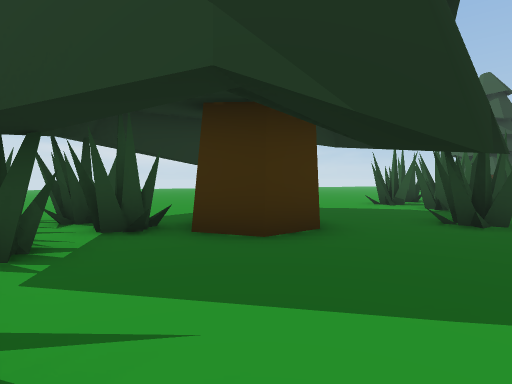
[1] (above)

24 first-person views from a walk through a 3-D level made in the Unity game engine. The camera is 1.4 m above the floor, tilts 2° down and sees 80° across. The floor is counted in squares, 2 m on a side. Each view is taken from the middle of a square. On the plan, view 1 faces up. The plan holds only what a view shows up to about 10 squares ahead; the rest is blank. The place goes on beyond the plan. Some animated figures are not drawn.

[2]
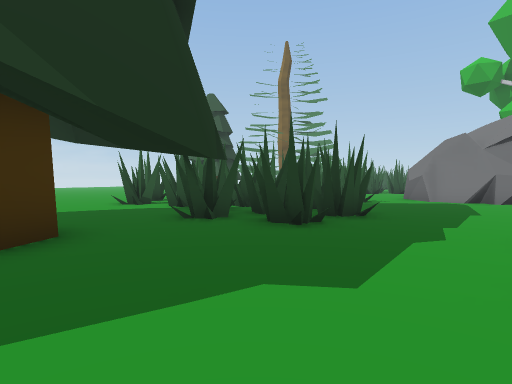

[3]
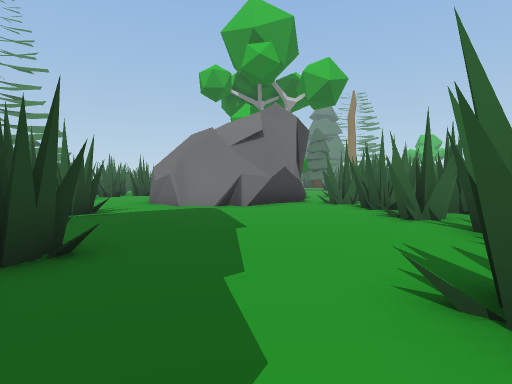

[4]
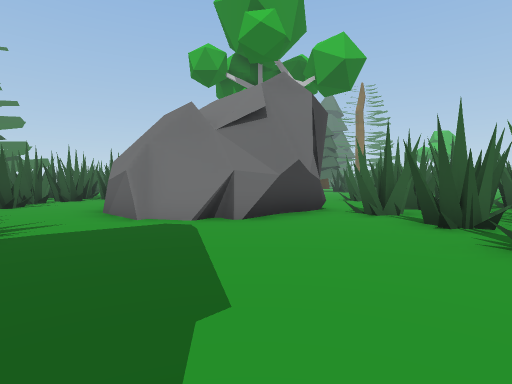

[5]
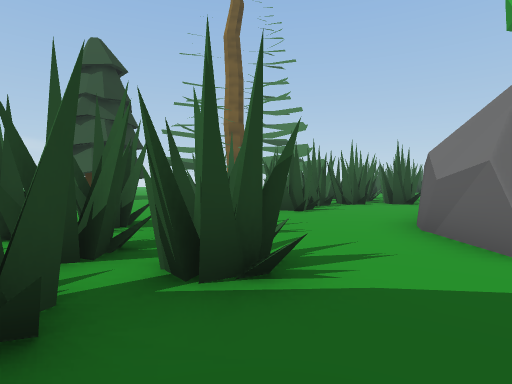

[6]
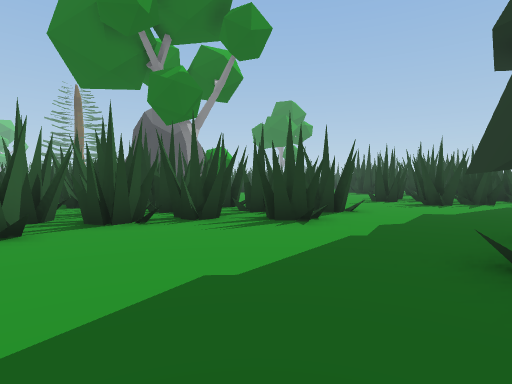

[7]
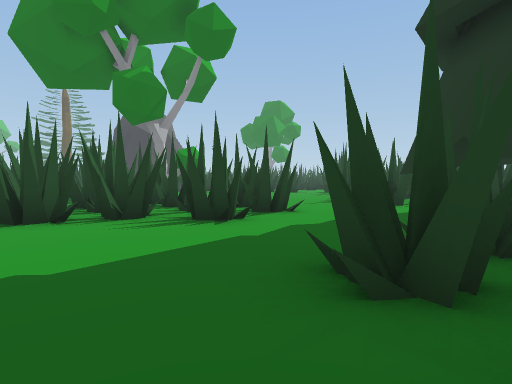

[8]
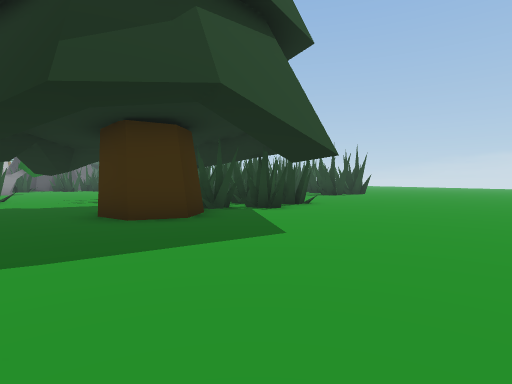

[9]
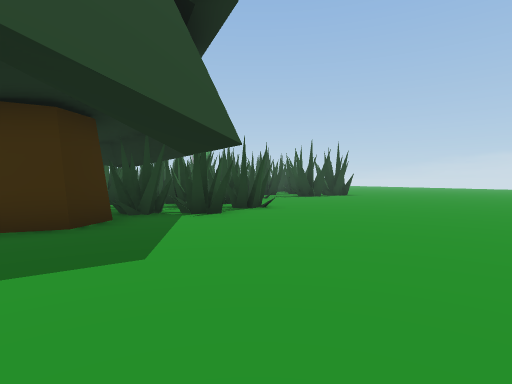

[10]
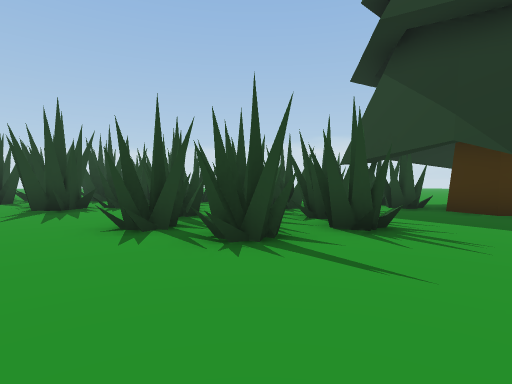

[11]
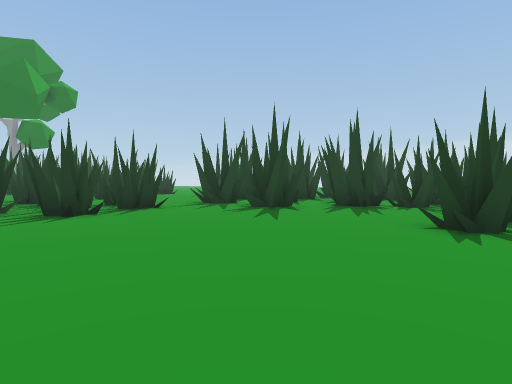

[12]
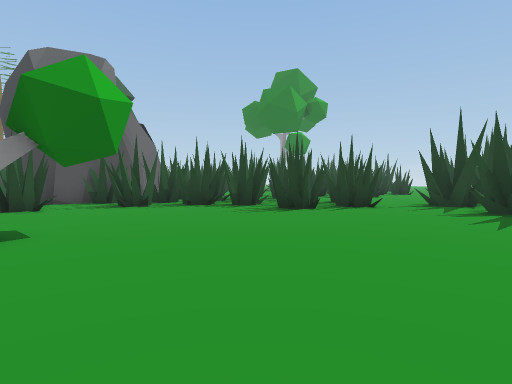

[13]
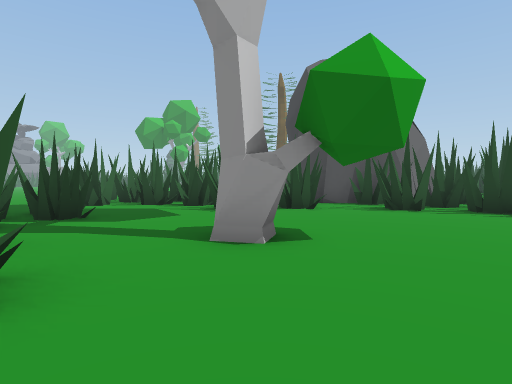

[14]
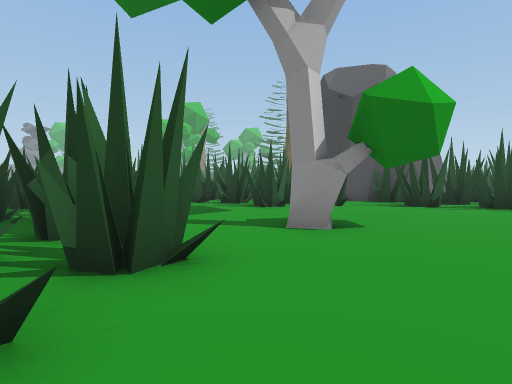

[15]
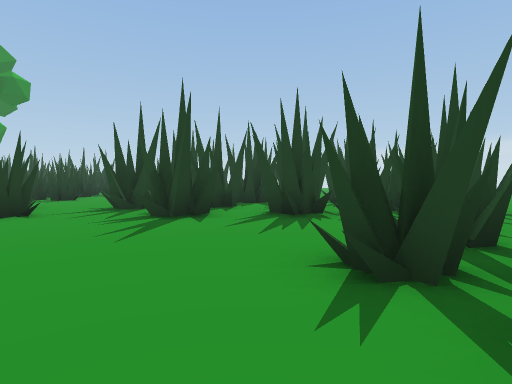

[16]
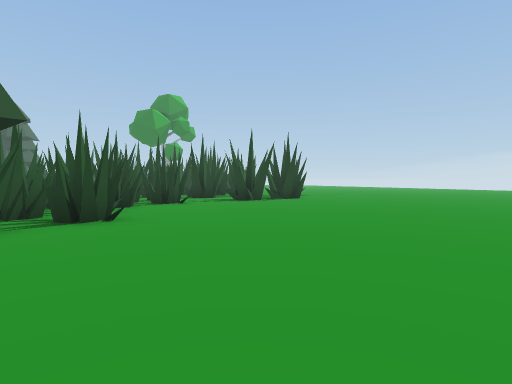

[17]
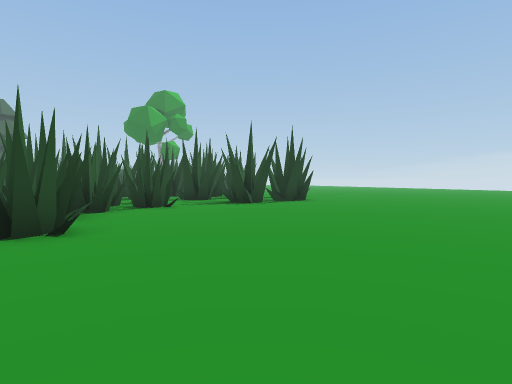

[18]
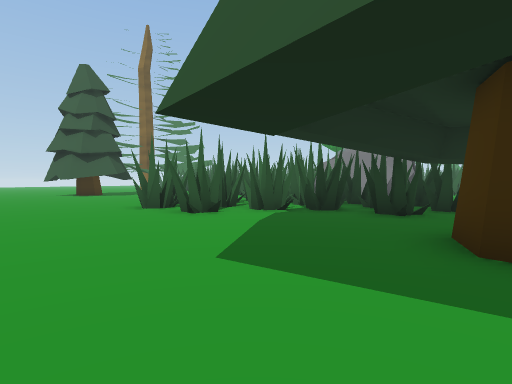

[19]
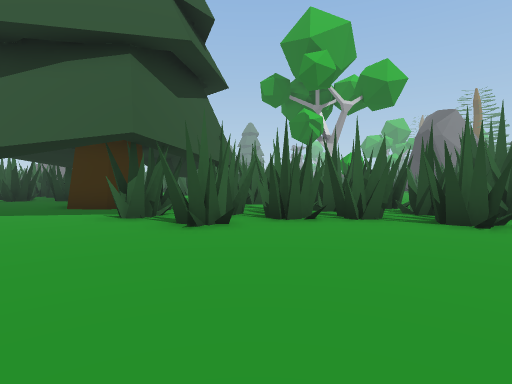

[20]
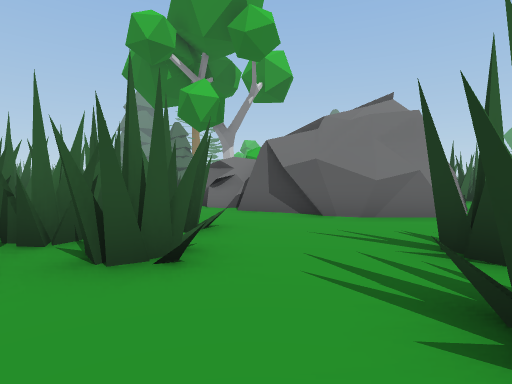

[21]
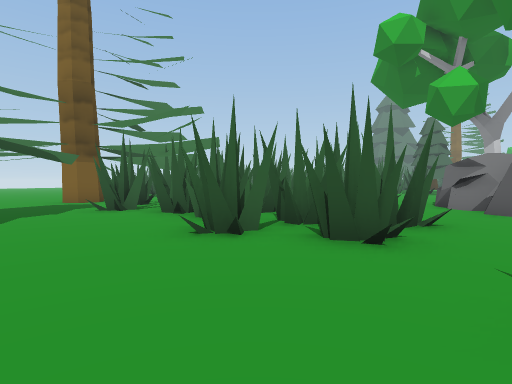

[22]
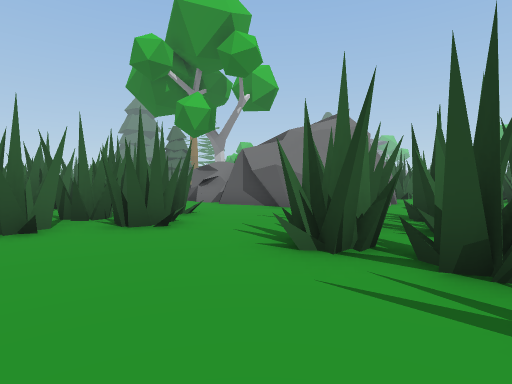

[23]
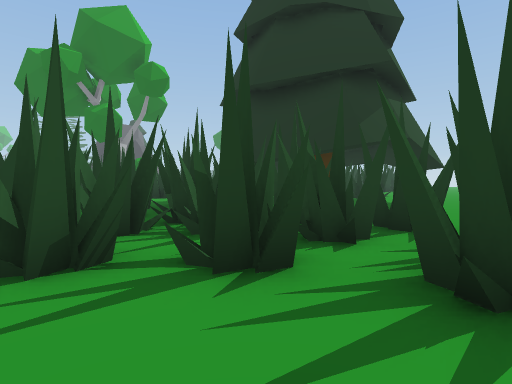

[24]
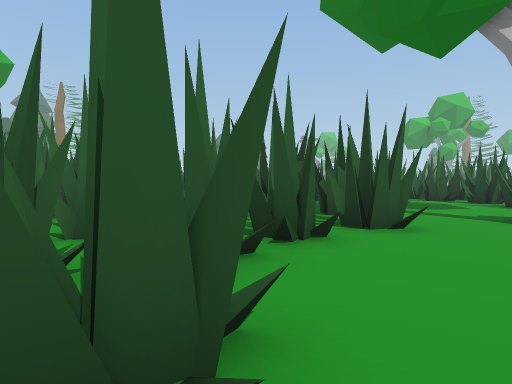

### Floor plan
Key: @ floor where view 1 was taken; # wall or solid block; x gap in a wall; . floor.
Columns run from 9 left of view 1 to 18 right of it. Each row starts with its distance up from view 1.
 11  .............# #.....##
 10 .............## #......#
  9 .............## #.....###
  8 .............#  ####..######
  7 .............#    ##......##
  6 .............#    ##.......#
  5 ....######...# #####....#.#.
  4 ....####.#...###......######
  3 ...#####.....###.....##
  2 .######... ..........#
  1  ########............##
  0 #########@............#
 -1  #..####...####.......#..
 -2  ##..###...######.#.###...
 -3  #.........##  ###########
 -4 ###.........#            #
 -5 ###.........#
 -6 #...........##
 -7 #...........###
 -8 ..#..........##
 -9 x####.....#...#
-10  ####.........##
-11  #  #.........####
-12 ##  ###.......##.#
-13      ##..###.....
-14       #..#####.#
-15      #####  ####

Positions as (right, up) in squares from view 1, and headings:
1: (0, 0), facing up
2: (0, 0), facing up-right
3: (3, 1), facing right
4: (6, 1), facing right
5: (8, 3), facing up-right
6: (9, 3), facing down-left
7: (8, 4), facing down-left
8: (3, 11), facing down-left
9: (1, 11), facing down-left
10: (1, -4), facing up-left
11: (1, -5), facing left
12: (1, -4), facing down-left
13: (1, -5), facing down
14: (2, -4), facing down
15: (-1, -3), facing left
16: (-3, 11), facing down-left
17: (-4, 10), facing down-left
18: (-3, 8), facing right
19: (-9, 8), facing down-right
20: (10, 10), facing down-right
21: (9, 10), facing right
22: (8, 11), facing down-right
23: (9, 11), facing down-left
24: (1, -2), facing down-right
